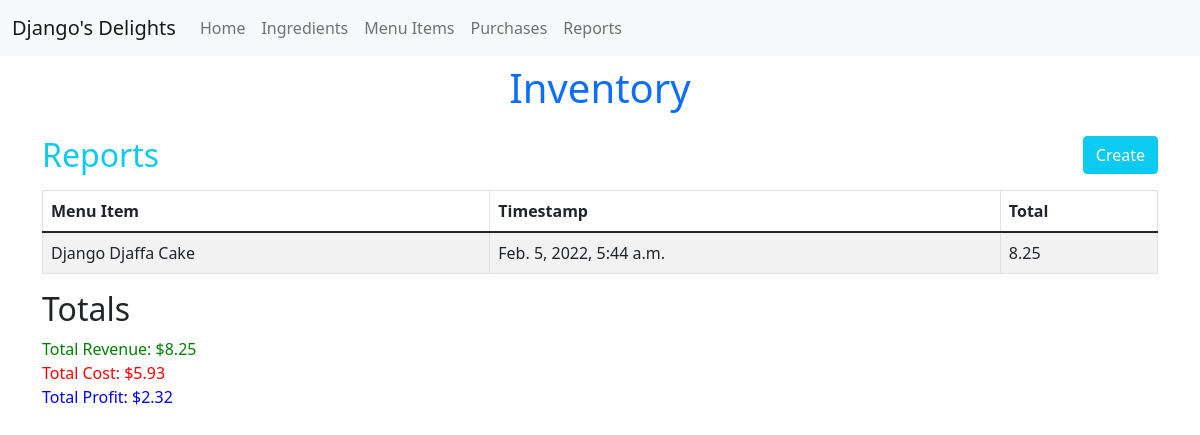
Page /reports on the committed database.
### inventory/models.py (models this page shows)
class Purchase(models.Model):
    menu_item = models.ForeignKey(MenuItem, on_delete=models.CASCADE)
    timestamp = models.DateTimeField(auto_now_add=True)

class MenuItem(models.Model):
    title = models.CharField(max_length=100, unique=True)
    price = models.FloatField(default=0.00)

### inventory/views.py (the view)
# urls.py: path('reports', views.ReportView.as_view(), name="reports")
class ReportView(TemplateView):
   template_name="inventory/reports.html"
   def get_context_data(self, **kwargs):
      context = super().get_context_data(**kwargs)
      context["purchases"] = Purchase.objects.all()
      revenue = Purchase.objects.aggregate(
            revenue=Sum("menu_item__price"))["revenue"]
      total_cost = 0
      for purchase in Purchase.objects.all():
            for recipe_requirement in purchase.menu_item.reciperequirement_set.all():
               total_cost += recipe_requirement.ingredient.unit_price* \
                  recipe_requirement.quantity
      context["revenue"] = revenue
      context["total_cost"] = total_cost
      context["profit"] = revenue - total_cost
      return context

### inventory/templates/inventory/reports.html (shortened to what this page needs)
{% extends "base.html" %}
{% load static %}
{% block content %}
<h1 class="text-primary text-center my-2">Inventory</h1>
<div class="container">
    <div class="d-flex justify-content-between align-items-center">
        <h2 class="text-info my-3">Reports</h2>
        <a href="{% url 'purchasecreate' %}" class="btn btn-info text-white">Create</a>
    </div>
    <table class="table inventory-table table-bordered table-striped table-hover">
        <thead>
            <tr>
                <th>Menu Item</th>
                <th>Timestamp</th>
                <th>Total</th>
            </tr>
        </thead>
        <tbody>
            {% for purchase in purchases %}
            <tr>
                <td>
                    {{ purchase.menu_item.title }}
                </td>
                <td class="price">{{ purchase.timestamp }}</td>
                <td>{{purchase.menu_item.price}}</td>
            </tr>
            {% endfor %}
        </tbody>
    </table>
    <h2>Totals</h2>
    <div style="color: green;">Total Revenue: ${{ revenue|stringformat:".2f" }}</div>
    <div style="color: red;">Total Cost: ${{ total_cost|stringformat:".2f" }}</div>
    <div style="color: blue;">Total Profit: ${{ profit|stringformat:".2f" }}</div>
</div>
{% endblock %}

### rows in the picture
Purchase: menu_item "Django Djaffa Cake", timestamp "Feb. 5, 2022, 5:44 a.m.", menu_item.price "8.25"

### other values in the picture
{{ revenue|stringformat:".2f" }} "8.25"
{{ total_cost|stringformat:".2f" }} "5.93"
{{ profit|stringformat:".2f" }} "2.32"
